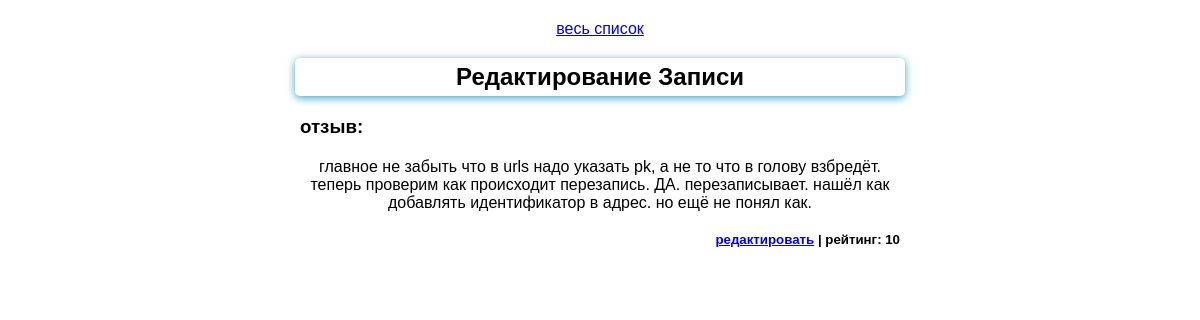
Screenshot of /detail/16 with the database file from the repository.
### feedback/models.py (models this page shows)
class FeedBack(models.Model):
    name = models.CharField(max_length=40, validators=[MinLengthValidator(5)])
    surname = models.CharField(max_length=60)
    feedback = models.TextField()
    rating = models.PositiveIntegerField()

### feedback/views.py (the view)
# urls.py: path('detail/<int:pk>', DetailFeedBack.as_view(), name="отзыв"),
class DetailFeedBack(DetailView):
    template_name = "feedback/detail_feedback.html"
    model = FeedBack

### feedback/templates/feedback/detail_feedback.html (shortened to what this page needs)
{%extends 'base.html'%}
{% block content %}
    <a href="{% url 'список' %}"><p>весь список</p></a>
    <h2>{{feedback.name}} {{feedback.surname}}</h2>
    <h3>отзыв:</h3>
    <p>{{feedback.feedback}}</p>
    <h5>
        <a href="{% url 'форма отзыва' feedback.id %}">редактировать</a> |
        рейтинг: {{feedback.rating}}
    </h5>
{% endblock %}

### static/feedback/forms.css (style rules this page uses)
body { margin: 0; font-family: Sans-Serif; }
p { width:50%; margin: 20px auto 5px; text-align: center; }
h2 { width:50%; margin: 20px auto 5px; text-align: center; padding: 5px; border-radius: 5px; box-shadow: 0 2px 8px #3ca3c1; }
h3 { width:50%; margin: 20px auto 5px; }
h5 { width:50%; margin: 20px auto 5px; text-align: right; }

### rows the page displays
FeedBack: name "Редактирование", surname "Записи", feedback "главное не забыть что в urls надо указать pk, а не то что в голову взбредёт. теперь проверим как происходит перезапись. ДА. перезаписывает. нашёл как добавлять идентификатор в адрес. но ещё не понял как.", rating "10"
